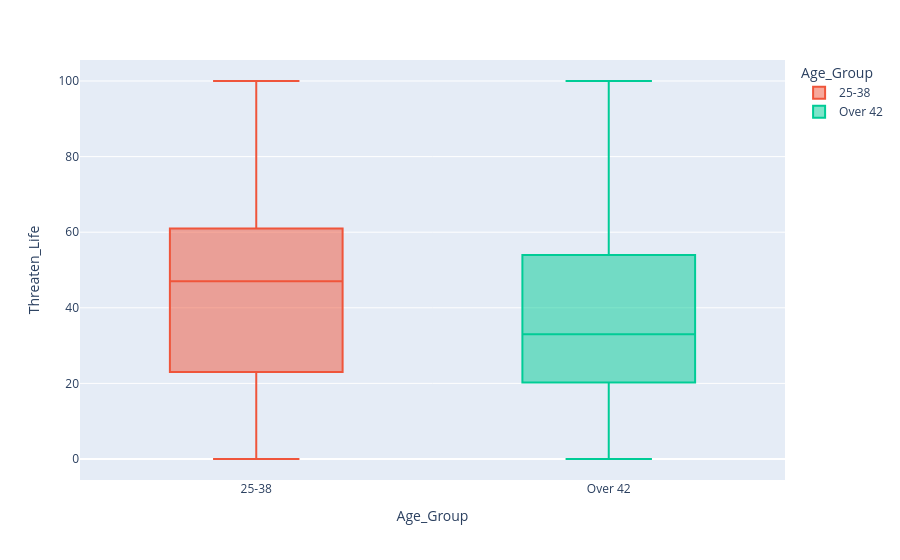

Source (notebook cell):
### Code cell
figx = px.box(df, x="Age_Group", y="Threaten_Life", color="Age_Group")

figx.show()

### Figure 1 — Plotly figure (JSON) as saved in the notebook; plotly's stock layout.template omitted (floating-point values rounded to 4 significant figures; data arrays with more than 128 entries replaced by an {"elided": "..."} marker saying what was removed)
{"data": [{"alignmentgroup": "True", "hovertemplate": "Age_Group=%{x}<br>Threaten_Life=%{y}<extra></extra>", "legendgroup": "25-38", "marker": {"color": "#EF553B"}, "name": "25-38", "notched": false, "offsetgroup": "25-38", "orientation": "v", "showlegend": true, "type": "box", "x": {"elided": "8801 str values"}, "x0": " ", "xaxis": "x", "y": {"elided": "8801 mixed values"}, "y0": " ", "yaxis": "y"}, {"alignmentgroup": "True", "hovertemplate": "Age_Group=%{x}<br>Threaten_Life=%{y}<extra></extra>", "legendgroup": "Over 42", "marker": {"color": "#00cc96"}, "name": "Over 42", "notched": false, "offsetgroup": "Over 42", "orientation": "v", "showlegend": true, "type": "box", "x": ["Over 42", "Over 42", "Over 42", "Over 42", "Over 42", "Over 42", "Over 42", "Over 42", "Over 42", "Over 42", "Over 42", "Over 42", "Over 42", "Over 42", "Over 42", "Over 42", "Over 42", "Over 42", "Over 42", "Over 42", "Over 42", "Over 42", "Over 42", "Over 42", "Over 42", "Over 42", "Over 42", "Over 42", "Over 42", "Over 42", "Over 42", "Over 42", "Over 42", "Over 42", "Over 42", "Over 42", "Over 42", "Over 42", "Over 42", "Over 42", "Over 42", "Over 42", "Over 42", "Over 42", "Over 42", "Over 42", "Over 42", "Over 42", "Over 42", "Over 42", "Over 42", "Over 42", "Over 42", "Over 42", "Over 42", "Over 42", "Over 42", "Over 42", "Over 42", "Over 42", "Over 42", "Over 42", "Over 42", "Over 42", "Over 42", "Over 42", "Over 42", "Over 42", "Over 42", "Over 42", "Over 42", "Over 42", "Over 42", "Over 42", "Over 42", "Over 42", "Over 42", "Over 42", "Over 42", "Over 42", "Over 42", "Over 42", "Over 42", "Over 42", "Over 42", "Over 42", "Over 42", "Over 42", "Over 42", "Over 42", "Over 42", "Over 42", "Over 42", "Over 42", "Over 42", "Over 42", "Over 42", "Over 42", "Over 42", "Over 42", "Over 42", "Over 42", "Over 42", "Over 42", "Over 42", "Over 42", "Over 42", "Over 42", "Over 42", "Over 42", "Over 42", "Over 42", "Over 42", "Over 42", "Over 42", "Over 42", "Over 42", "Over 42", "Over 42", "Over 42", "Over 42", "Over 42", "Over 42"], "x0": " ", "xaxis": "x", "y": [56, 15, 50, 50, 25, 94, 40, 51, 49, 16, 70, 28, " ", 5, 60, 82, 16, 100, 51, 23, 47, 7, 20, 28, 50, 22, 50, 46, 34, 5, 51, 25, 31, 65, 81, 67, 30, 94, 18, 75, 0, 10, 7, " ", 72, 25, 48, 33, 28, 68, 0, 4, 60, 28, 12, 43, 53, 28, 8, 11, 53, 21, " ", 65, 50, 22, 26, 15, 0, " ", 23, " ", 13, 31, 100, 92, 13, 96, 31, 41, 13, 28, 71, 4, 57, " ", 32, 31, 72, 100, 28, 100, 0, 50, 36, 14, 0, 0, 46, 28, 54, 48, 12, 50, 69, 28, 54, 14, 0, 65, 63, 32, 41, 51, 75, 39, 25, " ", " ", 26, 100, 38, 25], "y0": " ", "yaxis": "y"}], "layout": {"boxmode": "overlay", "legend": {"title": {"text": "Age_Group"}, "tracegroupgap": 0}, "margin": {"t": 60}, "xaxis": {"anchor": "y", "categoryarray": [null, "25-38", "Over 42"], "categoryorder": "array", "domain": [0, 1], "title": {"text": "Age_Group"}}, "yaxis": {"anchor": "x", "domain": [0, 1], "title": {"text": "Threaten_Life"}}}}
